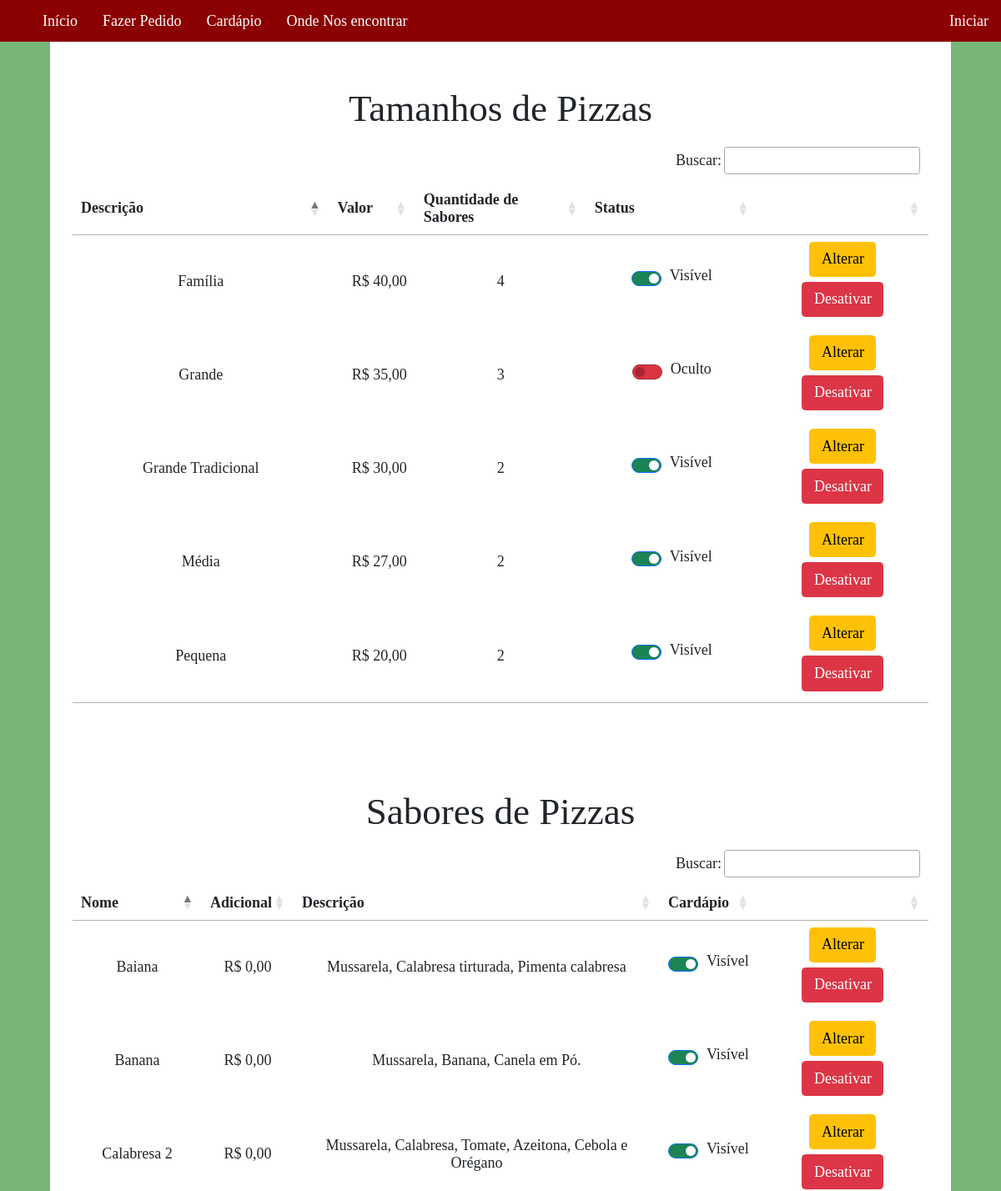
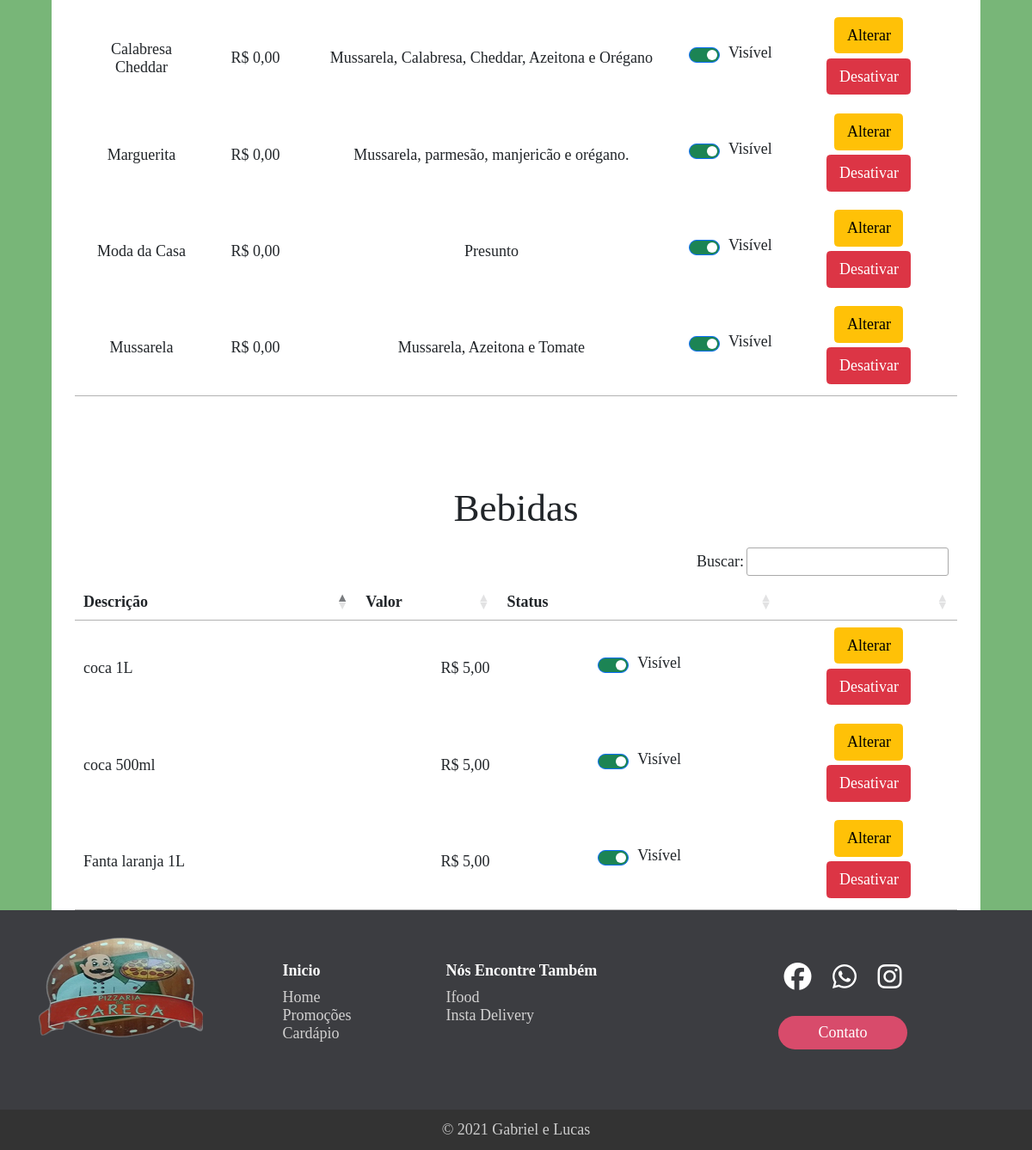
Page /gerencia-cardapio.php on the committed database (2 pictures, top to bottom).
### tables this page shows
CREATE TABLE IF NOT EXISTS `tamanho` (
  `idPizza` int(11) NOT NULL AUTO_INCREMENT,
  `nome` varchar(30) NOT NULL,
  `preco` double NOT NULL,
  `cardapio` enum('on','off') NOT NULL,
  `qtdeSabor` int(11) NOT NULL,
  `status` enum('on','off') NOT NULL,
  PRIMARY KEY (`idPizza`)
);

CREATE TABLE IF NOT EXISTS `sabor` (
  `idSabor` int(11) NOT NULL AUTO_INCREMENT,
  `nome` varchar(30) NOT NULL,
  `descricao` text NOT NULL,
  `cardapio` enum('on','off') NOT NULL,
  `disponibilidade` text NOT NULL,
  `precoAdd` double DEFAULT NULL,
  `status` enum('on','off') NOT NULL,
  PRIMARY KEY (`idSabor`)
);

CREATE TABLE IF NOT EXISTS `bebida` (
  `nome` varchar(30) NOT NULL,
  `preco` double NOT NULL,
  `cardapio` enum('on','off') NOT NULL,
  `idBebida` int(11) NOT NULL AUTO_INCREMENT,
  `status` enum('on','off') NOT NULL,
  PRIMARY KEY (`idBebida`)
);

### gerencia-cardapio.php (the view, shortened to what this page needs)
<!DOCTYPE html>
<html lang="pt-BR">
<head>
    <link href="https://cdn.jsdelivr.net/npm/bootstrap@5.0.0-beta1/dist/css/bootstrap.min.css" rel="stylesheet">
    <link rel="stylesheet" href="https://cdn.datatables.net/1.10.19/css/jquery.dataTables.min.css"/>
    <link rel="stylesheet" href="css/gerencia-cardapio.css">
</head>
<body>
    <?php include "php/barra-menu.php"; ?>
    <div class="geral">
        <div class="tabelas">
        <h1> Tamanhos de Pizzas</h1>
        <table class="tabela">
            <thead>
                <tr>
                    <th class="col-3"> Descrição </th>
                    <th class="col-1"> Valor</th>
                    <th class="col-2"> Quantidade de Sabores</th>
                    <th class="col-2"> Status</th>
                    <th class="col-3">  </th>
                </tr>
            </thead>
            <tbody>
            <?php
                include "php\conexaoBD.php";
                $sql = "SELECT * FROM `tamanho` WHERE `status` = 'on' ORDER BY preco ASC";
                $result = $conn->query($sql);
                if ($result->num_rows > 0) {
                    while($row = $result->fetch_assoc()) {
                        $tamanho = $row["nome"];
                        $preco = $row["preco"];
                        $idPizza = $row["idPizza"];
                        $cardapioBD = $row["cardapio"];
                        $qtdeSabor = $row["qtdeSabor"];
                        if($cardapioBD=="on"){
                            $check = "checked";
                            $cardapio = "Visível";
                        }
                        else{
                            $check = "";
                            $cardapio = "Oculto";
                        }
                        $formatter = new NumberFormatter('pt-BR', NumberFormatter:: CURRENCY);
                        $brl = $formatter->formatCurrency($preco, 'BRL');
                        echo "
                            <tr>
                                <td> $tamanho </td>
                                <td class='preco'> $brl </td>
                                <td> $qtdeSabor </td>
                                <td>
                                    <div class='form-check form-switch'>
                                        <label class='form-check-label' id='$idPizza'>
                                            <input class='form-check-input' type='checkbox' id='i$idPizza' $check>
                                            <span id='s$idPizza'> $cardapio  </span>
                                        </label>
                                    </div>
                                </td>
                                <td style='width:20%'>
                                    <button type='button' class='btn btn-warning btr-sm' data-bs-toggle='modal' data-bs-target='#m$idPizza'> Alterar </button>
                                    <button type='submit' class='btn btn-danger btr-sm' onclick='exc_tamanho(this.id)' id='$idPizza'> Desativar </button>
                                </td>
                            </tr>
                        ";
                }}
            ?>
            </tbody>
        </table>
        <h1>Sabores de Pizzas</h1>
        <table class="tabela">
            <thead>
                <tr>
                    <th> Nome</th>
                    <th> Adicional </th>
                    <th> Descrição </th>
                    <th> Cardápio </th>
                    <th>  </th>
                </tr>
            </thead>
            <tbody>
                <?php
                    include "php\conexaoBD.php";
                    $sql = "SELECT * FROM `sabor` WHERE `status` = 'on' ORDER BY nome ASC";
                    $result = $conn->query($sql);
                    if ($result->num_rows > 0) {
                        while($row = $result->fetch_assoc()) {
                            $nome_sabor = $row["nome"];
                            $descricao = $row["descricao"];
                            $idSabor = $row["idSabor"];
                            $cardapioBD = $row["cardapio"];
                            $add = $row["precoAdd"];
                            if($cardapioBD=="on"){
                                $check = "checked";
                                $cardapio = "Visível";
                            }
                            else{
                                $check = "";
                                $cardapio = "Oculto";
                            }
                            $formatter = new NumberFormatter('pt-BR', NumberFormatter:: CURRENCY);
                            $brl = $formatter->formatCurrency($add, 'BRL');
                            echo "
                                <tr>
                                    <td> $nome_sabor </td>
                                    <td clas='preco'> $brl </td>
                                    <td> $descricao </td>
                                    <td>
                                        <div class='form-check form-switch'>
                                            <label class='form-check-label' id='$idSabor'>
                                                <input class='form-check-input' type='checkbox' id='i$idSabor' $check>
                                                <span id='s$idSabor'> $cardapio </span>
                                            </label>
                                        </div>
                                    </td>
                                    <td style='width:20%'>
                                        <button type='button' class='btn btn-warning btr-sm' data-bs-toggle='modal' data-bs-target='#m$idSabor'> Alterar </button>
                                        <button type='submit' class='btn btn-danger btr-sm' onclick='exc_sabor(this.id)' id='$idSabor'> Desativar </button>
                                    </td>
                                </tr>
                            ";
                    }
                    }
                ?>
            </tbody>
        </table>
        <h1> Bebidas </h1>
        <table class="tabela">
            <thead>
                <tr>
                    <th class="col-2"> Descrição </th>
                    <th class="col-1"> Valor </th>
                    <th class="col-2"> Status</th>
                    <th class="col-3">  </th>
                </tr>
            </thead>
            <tbody>
            <?php
                include "php\conexaoBD.php";
                $sql = "SELECT * FROM `bebida` ORDER BY nome ASC";
                $result = $conn->query($sql);
                if ($result->num_rows > 0) {
                    while($row = $result->fetch_assoc()) {
                        $nome_bebida = $row["nome"];
                        $preco = $row["preco"];
                        $idBebida = $row["idBebida"];
                        $cardapioBD = $row["cardapio"];
                        $status = $row["status"];
                        if($cardapioBD=="on"){
                            $check = "checked";
                            $cardapio = "Visível";
                        }
                        else{
                            $check = "";
                            $cardapio = "Oculto";
                        }
                        if($status=="on"){
                        $formatter = new NumberFormatter('pt-BR', NumberFormatter:: CURRENCY);
                        $brl = $formatter->formatCurrency($preco, 'BRL');
                        echo "
                            <tr>
                                <td style='text-align: left;'> $nome_bebida </td>
                                <td class='preco'> $brl </td>
                                <td>
                                    <div style='align-items: center;' class='form-check form-switch'>
                                        <label class='form-check-label' id='$idBebida'>
                                            <input class='form-check-input' type='checkbox' id='i$idBebida' $check>
                                            <span id='s$idBebida'> $cardapio </span>
                                        </label>
                                    </div>
                                </td>
                                <td style='width:20%'>
                                    <button type='button' class='btn btn-warning btr-sm' data-bs-toggle='modal' data-bs-target='#m$idBebida'> Alterar </button>
                                    <button type='submit' class='btn btn-danger btr-sm' onclick='exc_bebida(this.id)' id='$idBebida'> Desativar </button>
                                </td>
                            </tr>
                        ";
                    }
                }}
            ?>
            </tbody>
        </table>
        </div>
    </div>
    <footer> <?php include "rodape.html"; ?> </footer>
</body>
</html>

### css/gerencia-cardapio.css (style rules this page uses)
* { font-size:14px; font-family: 'Times New Roman', Times, serif; }
body { background-color: #78B678; height: 100%; }
.preco { text-align: right; }
.form-check-input { background-color: #dc3444; color: white; }
.form-check-input:checked { background-color: #1c8454; }
.btn-danger { margin: 3%; }
.geral { margin-top: auto; margin-left: auto; margin-right: auto; background-color: white; width: 90%; display: flex; flex-direction: row; flex-wrap: wrap; justify-content: center; text-align: center; }
input { margin: 10px; padding: 6px; }
.tabelas { width: 95%; }
h1 { margin-top: 10%; }

### css/barra-menu.css (style rules this page uses)
* { list-style:none; padding:0; margin:0; line-height: normal; font-size:18px; font-family: 'Times New Roman', Times, serif; }

### css/footer-with-button-logo.css (style rules this page uses)
#myFooter { background-color: #3c3d41; color: white; padding-top: 30px; }
#myFooter .footer-copyright { background-color: #333333; padding-top: 3px; padding-bottom: 3px; text-align: center; }
#myFooter .row { margin-bottom: 60px; }
#myFooter .footer-copyright p { margin: 10px; color: #ccc; }
#myFooter ul { list-style-type: none; padding-left: 0; line-height: 1.7; }
#myFooter h5 { font-size: 18px; color: white; font-weight: bold; margin-top: 30px; }
#myFooter a { color: #d2d1d1; text-decoration: none; }
#myFooter .social-networks { text-align: center; padding-top: 30px; padding-bottom: 16px; }
#myFooter .social-networks a { font-size: 32px; color: #f9f9f9; padding: 10px; transition: 0.2s; }
#myFooter .btn { color: white; background-color: #d84b6b; border-radius: 20px; border: none; width: 150px; display: block; margin: 0 auto; margin-top: 10px; line-height: 25px; }
body { display: flex; display: -webkit-flex; flex-direction: column; -webkit-flex-direction: column; height: 100%; }
#myFooter { flex: 0 0 auto; -webkit-flex: 0 0 auto; }

### rows in the picture
tamanho: nome "Pequena", preco "R$ 20,00", qtdeSabor "2", cardapio "Visível"
tamanho: nome "Média", preco "R$ 27,00", qtdeSabor "2", cardapio "Visível"
tamanho: nome "Grande Tradicional", preco "R$ 30,00", qtdeSabor "2", cardapio "Visível"
tamanho: nome "Grande", preco "R$ 35,00", qtdeSabor "3", cardapio "Oculto"
tamanho: nome "Família", preco "R$ 40,00", qtdeSabor "4", cardapio "Visível"
sabor: nome "Baiana", precoAdd "R$ 0,00", descricao "Mussarela, Calabresa tirturada, Pimenta calabresa", cardapio "Visível"
sabor: nome "Banana", precoAdd "R$ 0,00", descricao "Mussarela, Banana, Canela em Pó.", cardapio "Visível"
sabor: nome "Calabresa 2", precoAdd "R$ 0,00", descricao "Mussarela, Calabresa, Tomate, Azeitona, Cebola e Orégano", cardapio "Visível"
sabor: nome "Calabresa Cheddar", precoAdd "R$ 0,00", descricao "Mussarela, Calabresa, Cheddar, Azeitona e Orégano", cardapio "Visível"
sabor: nome "Marguerita", precoAdd "R$ 0,00", descricao "Mussarela, parmesão, manjericão e orégano.", cardapio "Visível"
sabor: nome "Moda da Casa", precoAdd "R$ 0,00", descricao "Presunto", cardapio "Visível"
sabor: nome "Mussarela", precoAdd "R$ 0,00", descricao "Mussarela, Azeitona e Tomate", cardapio "Visível"
bebida: nome "coca 1L", preco "R$ 5,00", cardapio "Visível"
bebida: nome "coca 500ml", preco "R$ 5,00", cardapio "Visível"
bebida: nome "Fanta laranja 1L", preco "R$ 5,00", cardapio "Visível"
